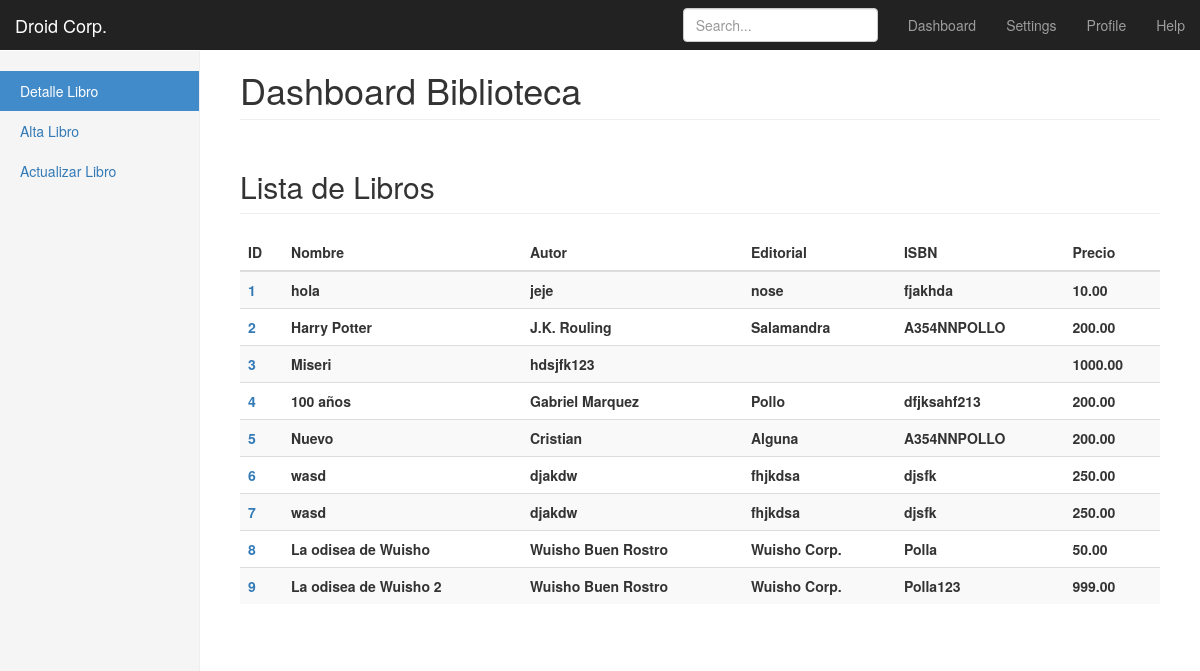
Page /libros/ on the earlier database version.
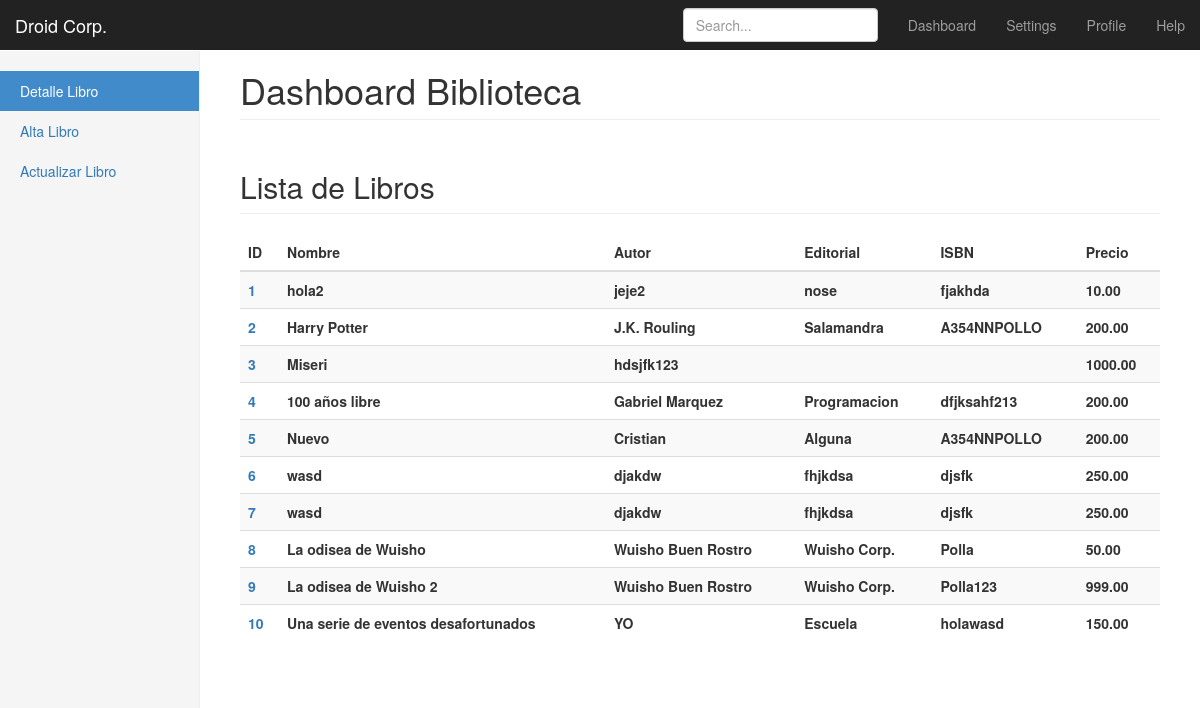
Same page on the later database version.
### libros/models.py (models this page shows, shortened)
class libromodelo(models.Model):
    nombre = models.CharField(max_length = 40)
    autor = models.CharField(max_length = 40)
    editorial = models.CharField(max_length = 40)
    ISBN = models.CharField(max_length = 40)
    precio = models.DecimalField(max_digits=9999, decimal_places=2)

### libros/views.py (the view)
# urls.py: url(r'^libros/$', views.lista_libros2, name='libros'),
def lista_libros2(request):
    librosclass = libromodelo.objects.all()
    print request
    m = "libro nuevo"
    template = "lista_libros.html"
    contexto= {"mensaje":m,
               "libros": librosclass }
    return render(request, template, contexto)

### templates/lista_libros.html
{% extends "base.html" %}
{%block content%}
          <h2 class="sub-header">Lista de Libros</h2>
          <div class="table-responsive">
            <table class="table table-striped">
<thead>
                <tr>
                  <th>ID</th>
                  <th>Nombre</th>
                  <th>Autor</th>
                  <th>Editorial</th>
                  <th>ISBN</th>
                  <th>Precio</th>
                </tr>
              </thead>
              <tbody>
    <ul>
  {%for libros in libros%}
    <tr>
      <th><a href="/detalle/{{libros.id}}/editar/">{{libros.id}}</a></th>
      <th>{{libros.nombre}}</th>
      <th>{{libros.autor}}</th>
      <th>{{libros.editorial}}</th>
      <th>{{libros.ISBN}}</th>
      <th>{{libros.precio}}</th>
    </tr>
  {%empty%}
    <li>No hay libros en existencia!</li>
  {%endfor%}
</ul>
      </tbody>
</table>
</div>
{%endblock%}

### templates/base.html (shortened to what this page needs)
<!DOCTYPE html>
<html lang="en">
  <head>
    <link href="/static/css/bootstrap.min.css" rel="stylesheet">
    <link href="/static/css/dashboard.css" rel="stylesheet">
    <link rel="stylesheet" href="/static/css/mycss.css">
  </head>
  <body>
    <nav class="navbar navbar-inverse navbar-fixed-top">
      <div class="container-fluid">
        <div class="navbar-header">
          <a class="navbar-brand" href="/">Droid Corp.</a>
        </div>
        <div id="navbar" class="navbar-collapse collapse">
          <ul class="nav navbar-nav navbar-right">
            <li><a href="#">Dashboard</a></li>
            <li><a href="#">Settings</a></li>
            <li><a href="#">Profile</a></li>
            <li><a href="#">Help</a></li>
          </ul>
          <form class="navbar-form navbar-right">
            <input type="text" class="form-control" placeholder="Search...">
          </form>
        </div>
      </div>
    </nav>
    <div class="container-fluid">
      <div class="row">
        <div class="col-sm-3 col-md-2 sidebar">
          <ul class="nav nav-sidebar">
            <li class="active"><a href="/libros">Detalle Libro <span class="sr-only">(current)</span></a></li>
            <li><a href="/crear_libro">Alta Libro</a></li>
            <li><a href="/detalle/01/editar">Actualizar Libro</a></li>
          </ul>
        </div>
        <div class="col-sm-9 col-sm-offset-3 col-md-10 col-md-offset-2 main">
          <h1 class="page-header">Dashboard Biblioteca</h1>
                  {%block content%}
                  {%endblock%}
        </div>
      </div>
    </div>
    {% load static %}
  </body>
</html>

### static/css/dashboard.css (style rules this page uses)
body { padding-top: 50px; }
.sub-header { padding-bottom: 10px; border-bottom: 1px solid #eee; }
.navbar-fixed-top { border: 0; }
.sidebar { display: none; }
@media (min-width: 768px) { .sidebar { position: fixed; top: 51px; bottom: 0; left: 0; z-index: 1000; display: block; padding: 20px; overflow-x: hidden; overflow-y: auto; background-color: #f5f5f5; border-right: 1px solid #eee; } }
.nav-sidebar { margin-right: -21px; margin-bottom: 20px; margin-left: -20px; }
.nav-sidebar > li > a { padding-right: 20px; padding-left: 20px; }
.nav-sidebar > .active > a, .nav-sidebar > .active > a:hover, .nav-sidebar > .active > a:focus { color: #fff; background-color: #428bca; }
.main { padding: 20px; }
@media (min-width: 768px) { .main { padding-right: 40px; padding-left: 40px; } }
.main .page-header { margin-top: 0; }

Differences in the rows shown:
changed libromodelo "nose": nombre "hola" → "hola2"; autor "jeje" → "jeje2"
changed libromodelo "Gabriel Marquez": nombre "100 años" → "100 años libre"; editorial "Pollo" → "Programacion"
added libromodelo: id "10", nombre "Una serie de eventos desafortunados", autor "YO", editorial "Escuela", ISBN "holawasd", precio "150.00"
